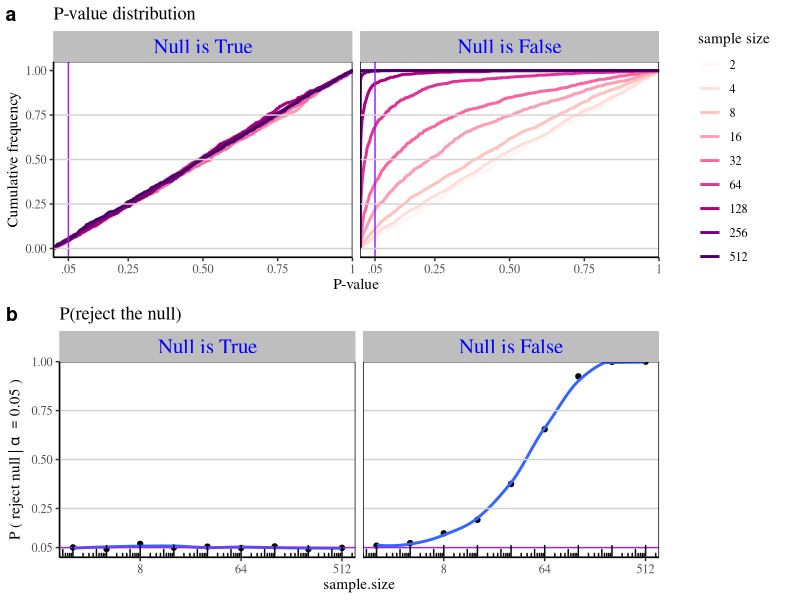

This figure's R source:
# The primary goal of this code is to illustrate the effect of sample size on the p-value distribution and the probability of rejecting the null hypothesis (power). 
# The simulation generates p-values from t-tests for varying sample sizes and compares two scenarios:
     # 1. Null is True: Simulating data where the true mean is zero, matching the null hypothesis.
     # 2. Null is False: Simulating data where the true mean is 0.3, providing an effect size to test against the null hypothesis.
#The code then produces two key visualizations:
     # 1. P-value distribution: This plot shows how the distribution of p-values changes depending on sample size and whether the null hypothesis is true or false.
     # 2. Power/rejection probability plot: This plot shows how the probability of rejecting the null hypothesis (i.e., obtaining p-values less than 0.05) changes as the sample size increases, for both true and false null hypotheses.
# The goal is to demonstrate how increasing sample size improves statistical power and leads to more p-values below the significance threshold when the null hypothesis is false. 
# Conversely, it shows that when the null is true, the rate of p-values below 0.05 remains constant at the significance level (alpha), regardless of sample size.
# These visualizations help illustrate key statistical concepts such as the importance of sample size in hypothesis testing and how statistical power changes as sample size increases.



# Load the packages
library(ggplot2)
library(dplyr)
library(tibble)
library(cowplot)  # For plot_grid
library(ggthemes)
# Define sample sizes as powers of 2 (from 2^1 to 2^9, or 2 to 512)
sample.size <- c(2^(1:9))

# Simulate p-values from t-tests for varying sample sizes and calculate the proportion of p-values below alpha (0.05)
sim <- tibble(p_reject = 
                c(sapply(sample.size , function(X){
                  # Null is False: Simulate data with true mean of 0.3, perform t-test, and check if p-value < 0.05
                  mean(replicate(1000, unlist(t.test(rnorm(X), mu = 0.3)["p.value"]) < 0.05))}),
                  sapply(sample.size , function(X){
                    # Null is True: Simulate data with true mean of 0, perform t-test, and check if p-value < 0.05
                    mean(replicate(1000, unlist(t.test(rnorm(X), mu = 0)["p.value"]) < 0.05))}))) %>%
  # Create a column indicating whether the null hypothesis is true or false
  mutate(H_0 = factor(rep(c("Null is False", "Null is True"), each = length(sample.size)), 
                      levels = c("Null is True", "Null is False"))) %>%
  # Replicate sample sizes for both true and false null hypotheses
  mutate(sample.size = rep(sample.size, 2))

# Create plot to show proportion of rejections (p-values < alpha) for both null true and false scenarios
acceptreject <- ggplot(sim, aes(x = sample.size, y = p_reject)) +
  geom_point(show.legend = FALSE) +  # Plot points for each sample size and p_reject value
  geom_smooth(se = FALSE, show.legend = FALSE) +  # Add a smoothed line to visualize the trend
  facet_wrap(~H_0) +  # Create separate plots for "Null is True" and "Null is False"
  scale_x_continuous(trans = "log2") +  # Use log scale for sample size
  geom_hline(yintercept = 0.05, color = "purple") +  # Add a horizontal line at alpha = 0.05
  theme_tufte() +  # Apply a minimalistic theme
  scale_y_continuous(limits = c(0, 1), expand = c(0, 0), breaks = c(0.05, 0.25, 0.5, 0.75, 1)) +  # Set y-axis limits
  ylab(expression(P~'('~reject~null~'|'~alpha~""==0.05~')')) +  # Set y-axis label
  ggtitle("P(reject the null)") +  # Set plot title
  annotation_logticks(sides = "b", base = 10, size = 0.2) +  # Add log ticks on the x-axis
  theme(strip.text = element_text(size = 15, color = "blue"),  # Customize facet strip text
        strip.background = element_rect(colour = "grey", fill = "grey"),  # Customize facet strip background
        axis.line = element_line(colour = "black"),  # Customize axis lines
        panel.border = element_rect(colour = "black", fill = NA)) +  # Add black border around the panel
  geom_hline(yintercept = seq(0, 0.75, 1/4), color = "lightgrey")  # Add light grey gridlines

# Simulate p-value distributions for different sample sizes under both null true and false conditions
p.vals <- bind_rows(
  # Null is False: Simulate p-values for different sample sizes with a true mean of 0.3
  tibble(n = rep(sample.size, each = 1000), 
         p = c(sapply(sample.size, function(X) {
           replicate(1000, unlist(t.test(rnorm(X), mu = 0.3)["p.value"]))})),
         H0 = "Null is False"),
  # Null is True: Simulate p-values for different sample sizes with a true mean of 0
  tibble(n = rep(sample.size, each = 1000), 
         p = c(sapply(sample.size, function(X) {
           replicate(1000, unlist(t.test(rnorm(X), mu = 0)["p.value"]))})),
         H0 = "Null is True")) %>%
  mutate(H0 = factor(H0, levels = c("Null is True", "Null is False")))

# Plot cumulative frequency distribution of p-values for different sample sizes
pvalsfig <- ggplot(p.vals %>% mutate(`sample size` = factor(n)), aes(x = p, color = `sample size`)) +
  stat_ecdf(linewidth = 1) +  # Plot the empirical cumulative distribution function
  facet_wrap(~H0) +  # Create separate plots for "Null is True" and "Null is False"
  scale_color_brewer(type = "seq", palette = "RdPu") +  # Use sequential color palette
  xlim(c(0, 1)) + theme_light() +  # Limit x-axis to [0, 1]
  labs(title = "P-value distribution", y = "Cumulative frequency", x = "P-value") +  # Set axis labels and title
  theme_tufte() +  # Apply a minimalistic theme
  scale_x_continuous(limits = c(0, 1), expand = c(0, 0), breaks = c(0.05, 0.25, 0.5, 0.75, 1), 
                     labels = c(".05", "0.25", "0.50", "0.75", "1")) +  # Set x-axis breaks
  geom_vline(xintercept = 0.05, color = "purple") +  # Add vertical line at alpha = 0.05
  theme(strip.text = element_text(size = 15, color = "blue"),  # Customize facet strip text
        strip.background = element_rect(colour = "grey", fill = "grey"),  # Customize facet strip background
        axis.line = element_line(colour = "black"),  # Customize axis lines
        panel.border = element_rect(colour = "black", fill = NA)) +  # Add black border around the panel
  geom_hline(yintercept = seq(0, 0.75, 1/4), color = "lightgrey")  # Add light grey gridlines

# Combine the two plots (p-value distribution and rejection probability) in a grid
top <- plot_grid(pvalsfig + theme(legend.position = "none"), get_legend(pvalsfig), rel_widths = c(5, 1), ncol = 2)
bottom <- plot_grid(acceptreject, NULL, ncol = 2, rel_widths = c(5, 1))

# Display the combined plot with two rows (a) p-value distribution and (b) rejection probability
plot_grid(top, bottom, nrow = 2, labels = c("a", "b"))
